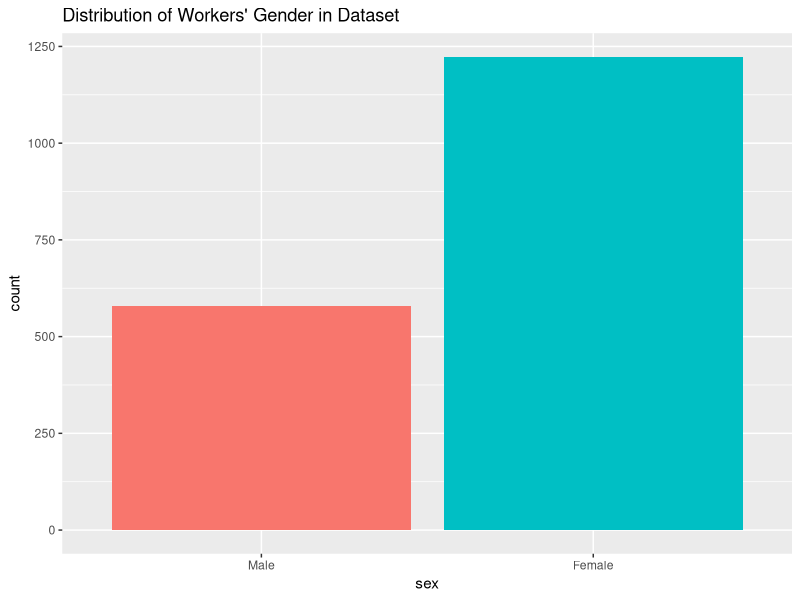
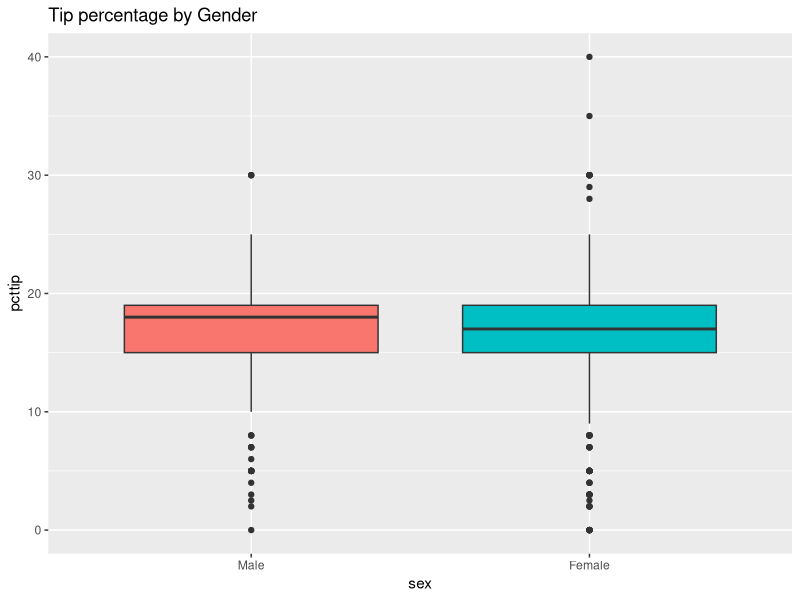
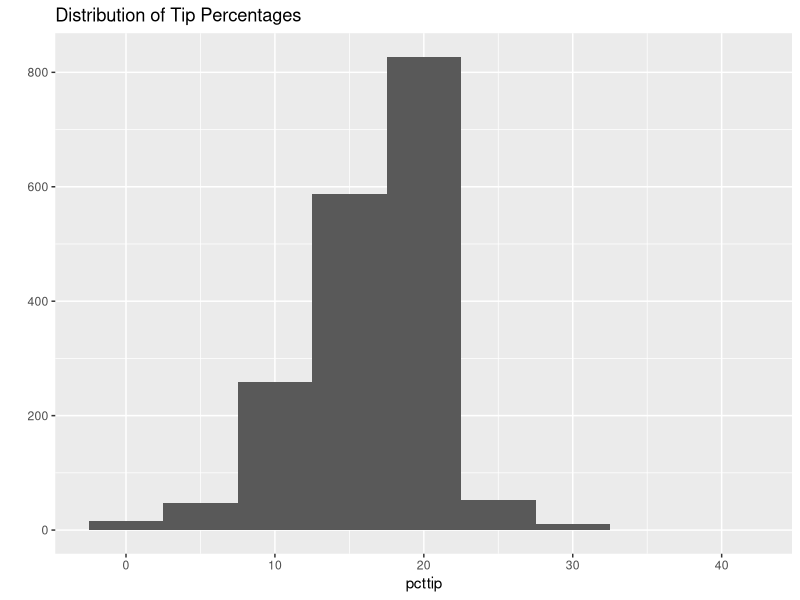
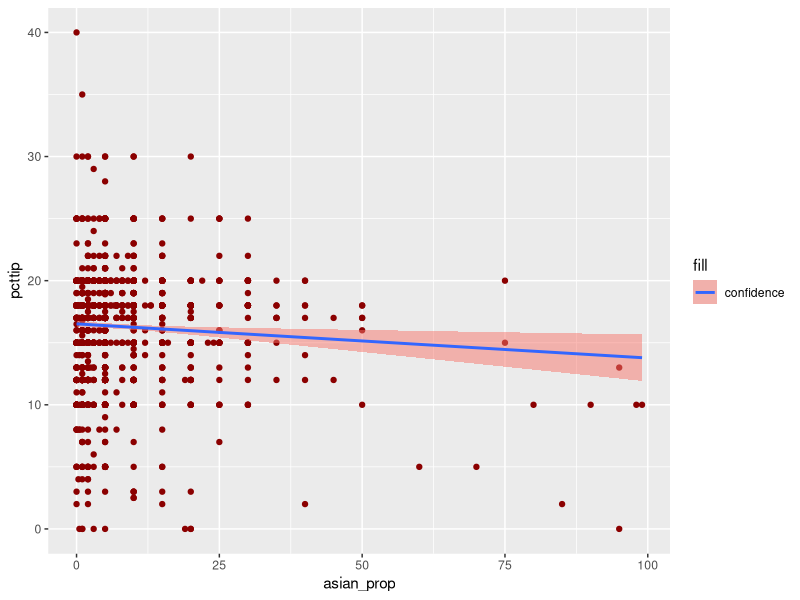
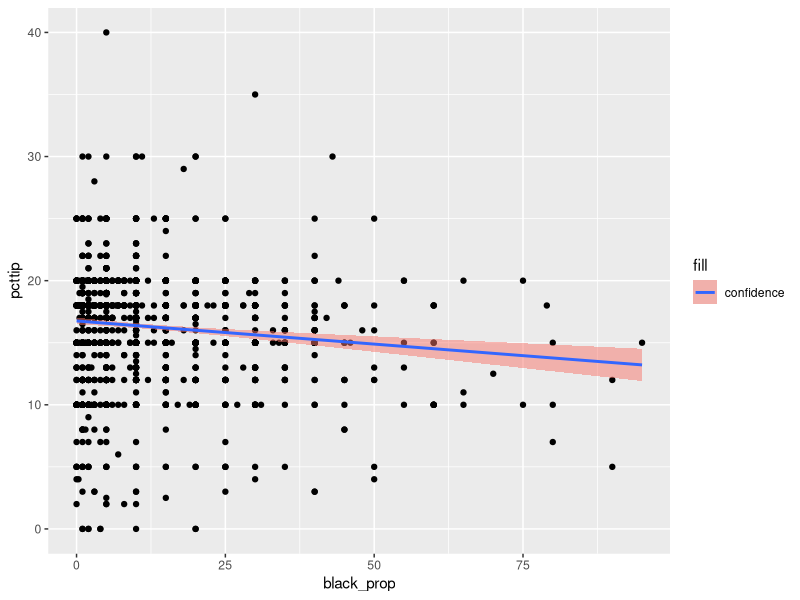
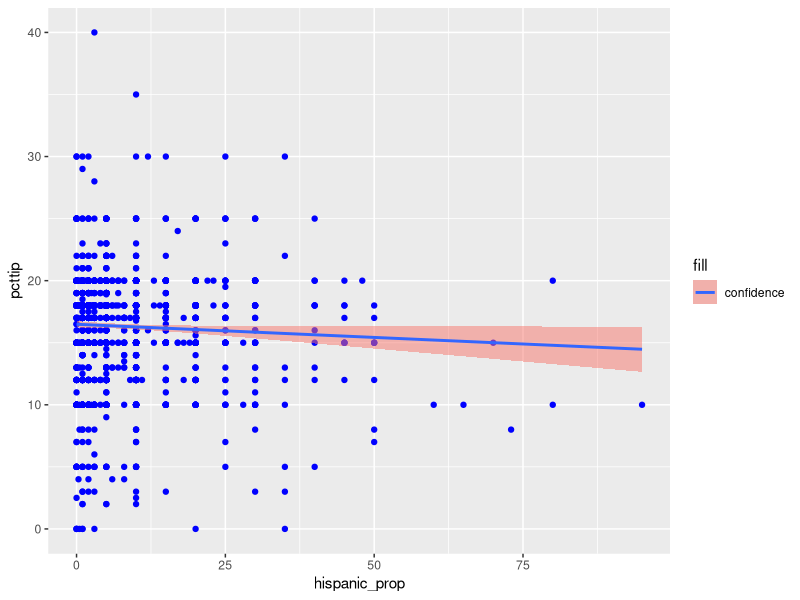
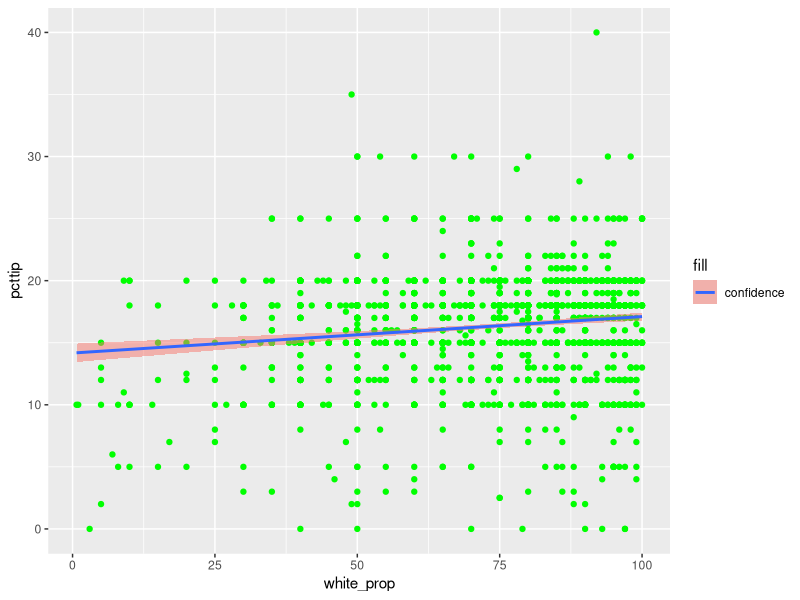
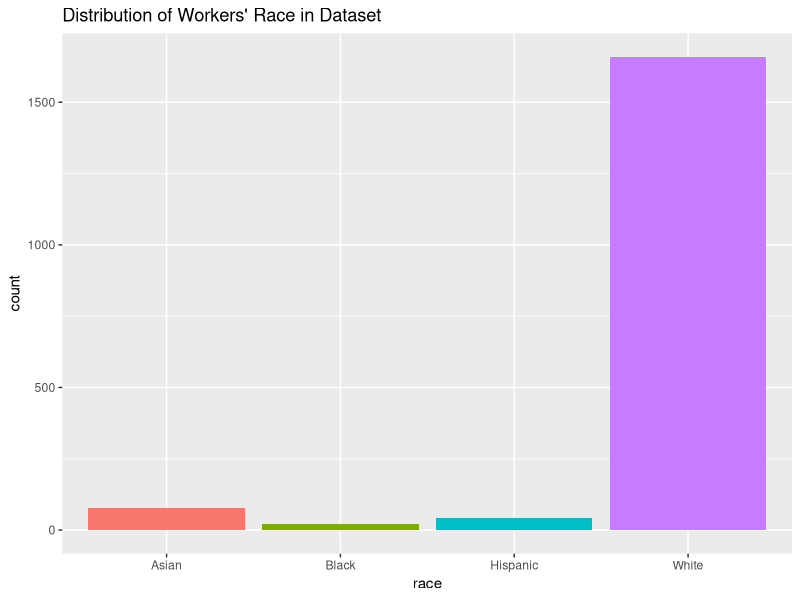

These charts were generated, in order, by the following R code: (Note: this script raises an error after producing the figures.)
# Prepared by: Kevin Nguyen
# For: Tamer Abdou
# Course: CKME 136
# Session: Spring 2016

# Load libraries
library(car) # Rename State names and plots
library(ggplot2) # Visualizations
library(reshape2) # Melt function to assist in visualizating a map of the USA
library(leaps) # Subsets regression
library(maps) # For USA map

##### Import data into R #####

#setwd("C:/Users/Kevin/Desktop/Dropbox/Dropbox/CKME136")
setwd("C:/Users/Kevin.Nguyen/Dropbox/CKME136")
raw_df <- read.csv(file="server-survey.csv", head=TRUE, na.strings=c(" ", "NA"))

# Subset variables to be used in analysis
myvars <- c("State", "asian_prop", "black_prop", "hispanic_prop", "white_prop", "ppbill", 
            "pcttip", "flair", "intro", "selling", "repeat.", "customer_name", "smile",
            "thanks", "Extraverted_enthusiastic", "Critical_quarrelsome", 
            "Dependable_selfdisciplined","Anxious_easily_upset", "Reserved_quiet", 
            "Sympathetic_warm", "Disorganized_careless","Conventional_uncreative", 
            "birth_yr", "sex", "race")
df <- raw_df[myvars]

##### Clean variables #####

# Clean variable: State
# Set variable "State" to all lowercase letters to make cleaning easier to deal with
df$State <- tolower(df$State)

# Rename state names in the USA using the following reference: http://www.stateabbreviations.us/
df$State <- recode(df$State, '"alabama"="al"; "alaska"="ak"; "arizona"="az"; "arkansas"="ar"; 
                   "california"="ca"; "colorado"="co"; "connecticut"="ct"; "delware"="de";
                   "florida"="fl"; "georgia"="ga"; "hawaii"="hi"; "idaho"="id";"illinois"="il"; 
                   "indiana"="in"; "iowa"="ia"; "kansas"="ks"; "kentucky"="ky"; "louisiana"="la";
                   "maine"="me"; "maryland"="md"; "massachusetts"="ma"; "michigan"="mi"; 
                   "minnesota"="mn"; "mississippi"="mn"; "missouri"="mo"; 
                   "montana"="mt"; "nebraska"="ne"; "nevada"="nv"; "new hampshire"="nh"; 
                   "new jersey"="nj"; "new mexico"="nm"; "new york"="ny"; "north carolina"="nc"; 
                   "north dakota"="nd"; "ohio"="oh"; "oklahoma"="ok"; "oregon"="or"; 
                   "pennsylvania"="pa"; "rhode island"="ri"; "south carolina"="sc"; 
                   "south dakota"="sc"; "tennessee"="tn"; "texas"="tx"; "utah"="ut"; 
                  "vermont"="vt"; "virginia"="va"; "washington"="wa";
                   "west virginia"="wv"; "wisconsin"="wi"; "wyoming"="wy"')

# Rename State (Province) names in Canada
df$State <- recode(df$State, '"alberta"="ab"; "british columbia"="bc"; "manitoba"="mb"; 
                   "new brunswick"="nb"; "newfoundland"="nl"; "northwest territories"="nt"; 
                   "nova scotia"="ns"; "nunavut"="nu"; "ontario"="on";
                   "prince edward island"="pe"; "quebec"="qc"; "saskatchewan"="sk"; "yukon"="yt"')

# Change all provinces and observations that have the text "canada" in them to simply "canada" 
for (province in c("ab", "bc", "mb", "nb", "nl", "nt", "ns", "nu", "on", "pe", "qc", 
                   "sk", "yt", "canada")) {
  df$State[grepl(province, df$State)] <- "canada"
}

# Clean variable: Proportion
df$total_prop <- df$asian_prop + df$black_prop + df$hispanic_prop + df$white_prop

# If total proportion is equal to or less than 1, multiply by 100 
# Why? The user inputted in percentages rather than whole numbers
dfprop <- df[2:5]
for (col in names(dfprop)) {
  df[[col]] <- ifelse(df$total_prop <= 1, df[[col]]*100, df[[col]])
}

# If total proportion is equal to or over 150, remove observation from analysis
for (col in names(dfprop)) {
  df[[col]] <- ifelse(df$total_prop >= 150, NA, df[[col]])
}

# Remove total_prop column as it is no longer needed
df$total_prop <- NULL 

# Clean variable: ppbill
# Remove observations where the bill is equal to or under 5 dollars 
# as well as equal to or over 200 dollars
df$ppbill <- ifelse(df$ppbill <= 5 | df$ppbill >= 200, NA, df$ppbill)

# If tip percentage is under 1, multiply by 100 to properly fix percentage
df$pcttip <- ifelse(df$pcttip <= 1, df$pcttip*100, df$pcttip)

# Remove observations where the tip percentage is over 50 percent
df$pcttip <- ifelse(df$pcttip >= 50, NA, df$pcttip)

# Clean variable: Birth Year
# Remove observations where the birth year is between 100 to 1900 OR over 2000
df$birth_yr <- ifelse(df$birth_yr >= 100 & df$birth_yr <= 1900 | df$birth_yr >= 2000, NA, df$birth_yr)

# If birth year is under 100, then add 1900 as the user was inputting the last two digits 
# of their birth year only (e.g. 48 -> 1948)
df$birth_yr <- ifelse(df$birth_yr < 100, df$birth_yr + 1900, df$birth_yr)

# Clean variable: Customer Interaction Ratings
# Use ordered instead of factor for easier visualization
# By using ordered, R can properly order the x-axis of plots automatically
dfrating <- df[8:14]
for (col in names(dfrating)) {
  df[[col]] <- ordered(df[[col]], levels=c(1,2,3,4), labels=c("Never", "Sometimes", "Often", "Always"))
}

# Clean variable: Waiter traits
# Use ordered instead of factor here as well
dftrait <- df[15:22]
for (col in names(dftrait)) {
  df[[col]] <- ordered(df[[col]], levels=c(1,2,3,4,5,6,7))
}

# Clean variable: Sex
df$sex <- factor(df$sex, levels=c(0,1), labels=c("Male", "Female"))

# Clean variable: Race
df$race <- factor(df$race, levels=c(1,2,3,4,5), labels=c("Asian", "Black", "Hispanic", 
                                                         "White", "Other"))

# Keep only the rows that do not have any missing data
df <- df[complete.cases(df),]

# Export data to csv
write.csv(df, "cleaned_data.csv")

##### Visualizations #####

# Use the dataframe, df, that was created earlier for this section

# Plot distribution of sex of waiters/ waitresses
gender <- ggplot(df, aes(x=sex, fill=sex)) + geom_bar()
gender + guides(fill=FALSE) + ggtitle("Distribution of Workers' Gender in Dataset")

# Plot boxplot to show distribution of tips for each gender
gendertip <- ggplot(df, aes(sex, pcttip, fill=sex))
gendertip + geom_boxplot() + guides(fill=FALSE) + ggtitle("Tip percentage by Gender")

# Test if there is a significant difference between tips for genders
t.test(df$pcttip~df$sex, conf.level = 0.95)

# Distribution of Tip Percentages
qplot(pcttip, data=df, geom="histogram", binwidth=5) + ggtitle("Distribution of Tip Percentages")

# Plot scatterplots of proportion of race (customers) by tip %
# Asian customers
ggplot(df, aes(x=asian_prop, y=pcttip)) +
  geom_point(colour="dark red") +
  geom_smooth(method = "lm", aes(fill = "confidence"), alpha = 0.5)

# Black customers
ggplot(df, aes(x=black_prop, y=pcttip)) +
  geom_point(colour="black") +
  geom_smooth(method = "lm", aes(fill = "confidence"), alpha = 0.5)

# Hispanic customers
ggplot(df, aes(x=hispanic_prop, y=pcttip)) +
  geom_point(colour="blue") +
  geom_smooth(method = "lm", aes(fill = "confidence"), alpha = 0.5)

# White customers
ggplot(df, aes(x=white_prop, y=pcttip)) +
  geom_point(colour="green") +
  geom_smooth(method = "lm", aes(fill = "confidence"), alpha = 0.5)

# Plot distribution of ethnical backgrounds of waiters/ waitresses
background <- ggplot(df, aes(x=race, fill=race)) + geom_bar()
background + guides(fill=FALSE) + ggtitle("Distribution of Workers' Race in Dataset")

# Plot average tip percentage received by worker by worker race
p <- ggplot(df, aes(x=factor(race), y=pcttip, fill=race)) + stat_summary(fun.y="mean", geom="bar")
p + xlab("Race of Worker") + ylab("Tip Percentage") + 
  ggtitle("Tip percentage by Race of Worker") + coord_flip()

### Relationship: Customer Background VS. Server Background ###

# Asian Servers
cols <- c("pcttip", "asian_prop", "black_prop", "hispanic_prop", "white_prop")
dfasian <- subset(df, df$race == "Asian")
dfasian <- dfasian[cols]
dfasian2 = melt(dfasian, id.vars="pcttip")

ggplot(dfasian2) + geom_jitter(aes(value, pcttip, colour=variable)) + 
  geom_smooth(aes(value,pcttip, colour=variable), method=lm, se=FALSE) +
  facet_wrap(~variable, scales="free_x") +
  labs(x = "Proportion of Customers by Race", y = "Tip %", 
       title = "Tip % for Asian Workers by Customer Race")

# Black Servers
dfblack <- subset(df, df$race == "Black")
dfblack <- dfblack[cols]
dfblack2 <- melt(dfblack, id.vars="pcttip")

ggplot(dfblack2) + geom_jitter(aes(value, pcttip, colour=variable)) + 
  geom_smooth(aes(value,pcttip, colour=variable), method=lm, se=FALSE) +
  facet_wrap(~variable, scales="free_x") +
  labs(x = "Proportion of Customers by Race", y = "Tip %", 
       title = "Tip % for Black Workers by Customer Race")

# Hispanic Servers
dfhisp <- subset(df, df$race == "Hispanic")
dfhisp <- dfhisp[cols]
dfhisp2 <- melt(dfhisp, id.vars="pcttip")

ggplot(dfhisp2) + geom_jitter(aes(value, pcttip, colour=variable)) + 
  geom_smooth(aes(value,pcttip, colour=variable), method=lm, se=FALSE) +
  facet_wrap(~variable, scales="free_x") +
  labs(x = "Proportion of Customers by Race", y = "Tip %", 
       title = "Tip % for Hispanic Workers by Customer Race")

# White Servers
dfwhite <- subset(df, df$race == "White")
dfwhite <- dfwhite[cols]
dfwhite2 <- melt(dfwhite, id.vars="pcttip")

ggplot(dfwhite2) + geom_jitter(aes(value, pcttip, colour=variable)) + 
  geom_smooth(aes(value,pcttip, colour=variable), method=lm, se=FALSE) +
  facet_wrap(~variable, scales="free_x") +
  labs(x = "Proportion of Customers by Race", y = "Tip %", 
       title = "Tip % for White Workers by Customer Race")

# Tipping habits by location
# Create vector for US state names
states <- c("al"="al","ak"="ak","az"="az","ar"="ar","ca"="ca","co"="co",
            "ct"="ct","de"="de","dc"="dc","fl"="fl","ga"="ga","hi"="hi","id"="id","il"="il","in"="in",
            "ia"="ia","ks"="ks","ky"="ky","la"="la","me"="me","md"="md","ma"="ma","mi"="mi","mn"="mn",
            "ms"="ms","mo"="mo","mt"="mt","ne"="ne","nv"="nv","nh"="nh","nj"="nj","nm"="nm","ny"="ny",
            "nc"="nc","nd"="nd","oh"="oh","ok"="ok","or"="or","pw"="pw","pa"="pa","ri"="ri","sc"="sc",
            "sd"="sd","tn"="tn","tx"="tx","ut"="ut","vt"="vt","va"="va","wa"="wa","wv"="wv","wi"="wi",
            "wy"="wy")

# Subset data for US workers only into a different data frame
tableUS <- subset(df, State %in% names(states), select=State:race)
tableCAD <- subset(df, State %in% "canada", select=State:race)
tableOTHER <- df[-which(df$State %in% names(states) | df$State %in% "canada"),]

# See how much observations there are for US workers, Canadian workers, and others
length(tableUS$State)
length(tableCAD$State)
length(tableOTHER$State)

# Calculate average mean tip percentage
meanUS <- mean(tableUS$pcttip, na.rm=TRUE)
meanCAD <- mean(tableCAD$pcttip, na.rm=TRUE)
meanOTHER <- mean(tableOTHER$pcttip, na.rm=TRUE)
meanWorld <- mean(df$pcttip, na.rm=TRUE)

means <- c(meanUS, meanCAD, meanOTHER, meanWorld)
names <- c("Mean USA", "Mean Canada", "Mean Other", "Mean Worldwide")
names <- factor(names, level=c("Mean USA", "Mean Canada", "Mean Other", "Mean Worldwide"))

world_means <- data.frame(names, means)

ggplot(data = world_means, aes(x=names, y=means)) + geom_bar(stat="identity") + 
  xlab("") + ylab("Average Tip %")

# Calculate mean tipping percentage by state
tip <- aggregate(pcttip~State, tableUS, mean)
tip$region <- tip$State # ensure column names match to merge later on

# Utilize the maps library to plot a map of the US
states_name <- map_data("state")

# Recode the state names received from the maps library in order to merge
states_name$region <- recode(states_name$region, 
  '"alabama"="al"; "alaska"="ak"; "arizona"="az"; "arkansas"="ar"; "california"="ca"; "colorado"="co";
  "connecticut"="ct"; "delware"="de"; "florida"="fl"; "georgia"="ga"; "hawaii"="hi"; "idaho"="id";
  "illinois"="il"; "indiana"="in"; "iowa"="ia"; "kansas"="ks"; "kentucky"="ky"; "louisiana"="la";
  "maine"="me"; "maryland"="md"; "massachusetts"="ma"; "michigan"="mi"; "minnesota"="mn"; 
  "mississippi"="mn"; "missouri"="mo"; "montana"="mt"; "nebraska"="ne"; "nevada"="nv"; 
  "new hampshire"="nh"; "new jersey"="nj"; "new mexico"="nm"; "new york"="ny"; "north carolina"="nc"; 
  "north dakota"="nd"; "ohio"="oh"; "oklahoma"="ok"; "oregon"="or"; "pennsylvania"="pa"; 
  "rhode island"="ri"; "south carolina"="sc"; "south dakota"="sc"; "tennessee"="tn"; "texas"="tx"; 
  "utah"="ut"; "vermont"="vt"; "virginia"="va"; "washington"="wa"; "west virginia"="wv"; 
  "wisconsin"="wi"; "wyoming"="wy"')

# Merge tables together
choro <- merge(states_name, tip, sort = FALSE, by = "region")
choro <- choro[order(choro$order), ]

# Plot average tip percentage by US state
map <- ggplot(choro, aes(long, lat)) + geom_polygon(aes(group = group, fill = pcttip))
map + scale_fill_gradient(low="red", high="green") + ggtitle("Average Tip Percentage by US State") +
  guides(fill=guide_legend(title="Tip %"))

# View top 3 states
tip2 <- tip[with(tip, order(-pcttip)),] # sort descending by tip %
head(tip2, 3)

# View bottom 3 states
tail(tip2, 3)

# Distribution of Bill Sizes
qplot(ppbill, data=df, geom="histogram", binwidth=5) + ggtitle("Distribution of Bill Sizes")

# Plot bill size against tip percentage
ggplot(df, aes(x=ppbill, y=pcttip)) + geom_point(shape=1) + geom_smooth(method=lm) +
  xlab("Bill per Person ($)") + ylab("Tip %") + ggtitle("Tip Percentage by Bill Size per Person")

# Customer Interactions
# See http://www.r-bloggers.com/grouped-means-again/
a <- aggregate(df$pcttip, by=list(Rating=df$flair), mean)
a1 <- aggregate(df$pcttip, by=list(Rating=df$intro), mean)
a2 <- aggregate(df$pcttip, by=list(Rating=df$selling), mean)
a3 <- aggregate(df$pcttip, by=list(Rating=df$repeat.), mean)
a4 <- aggregate(df$pcttip, by=list(Rating=df$customer_name), mean)
a5 <- aggregate(df$pcttip, by=list(Rating=df$smile), mean)
a6 <- aggregate(df$pcttip, by=list(Rating=df$thanks), mean)

ggplot(data=a, aes(x=Rating, y=x, group=1, size=0.1)) + geom_line(aes(colour="Flair"))  +
  geom_line(aes(y=a1$x, colour="Intro")) +
  geom_line(aes(y=a2$x, colour="Selling")) +
  geom_line(aes(y=a3$x, colour="Repeat")) +
  geom_line(aes(y=a4$x, colour="Customer Name")) +
  geom_line(aes(y=a5$x, colour="Smile")) +
  geom_line(aes(y=a6$x, colour="Thanks")) +
  ylab("Average Tipping %") + ggtitle("Average Tipping % by Customer/ Worker Interaction")

# Server Traits
b <- aggregate(df$pcttip, by=list(Rating=df$Extraverted_enthusiastic), mean)
b1 <- aggregate(df$pcttip, by=list(Rating=df$Critical_quarrelsome), mean)
b2 <- aggregate(df$pcttip, by=list(Rating=df$Dependable_selfdisciplined), mean)
b3 <- aggregate(df$pcttip, by=list(Rating=df$Anxious_easily_upset), mean)
b4 <- aggregate(df$pcttip, by=list(Rating=df$Reserved_quiet), mean)
b5 <- aggregate(df$pcttip, by=list(Rating=df$Sympathetic_warm), mean)
b6 <- aggregate(df$pcttip, by=list(Rating=df$Disorganized_careless), mean)
b7 <- aggregate(df$pcttip, by=list(Rating=df$Conventional_uncreative), mean)

ggplot(data=b, aes(x=Rating, y=x, group=1, size=0.1)) + 
  geom_line(aes(colour="Extraverted Enthusiastic")) +
  geom_line(aes(y=b1$x, colour="Critical Quarrelsome")) +
  geom_line(aes(y=b2$x, colour="Dependable Selfdisciplined")) +
  geom_line(aes(y=b3$x, colour="Anxious Easily Upset")) +
  geom_line(aes(y=b4$x, colour="Reserved Quiet")) +
  geom_line(aes(y=b5$x, colour="Sympathetic Warm")) +
  geom_line(aes(y=b6$x, colour="Disorganized Careless")) +
  geom_line(aes(y=b7$x, colour="Conventional Uncreative")) +
  ylab("Average Tipping %") + ggtitle("Average Tipping % by Worker Traits")

# Distribution of Server Age
qplot(birth_yr, data=df, geom="histogram", binwidth=1) + ggtitle("Distribution of Server Age")

# Server Age
ggplot(df, aes(x=birth_yr, y=pcttip)) + geom_point(shape=3) + geom_smooth(method=lm) +
  xlab("Birth Year of Worker") + ylab("Tip %") + ggtitle("Tip Percentage by Birth Year of Worker")

# Server Age vs Server Gender
ggplot(df, aes(x=birth_yr, y=pcttip, colour = sex)) + geom_point() + 
  geom_smooth(method="lm", se=FALSE) +
  xlab("Birth Year") + ylab("Tip %") + ggtitle("Tip % by Worker Gender and Age")

# Customer Interaction vs. Gender
# Flair
ggplot(data=df, aes(x=flair, y=pcttip, group=sex, colour=sex)) + 
  stat_summary(fun.y="mean", geom="line") + 
  xlab("") + ylab("Tip %") + ggtitle("Tip % by Gender and Customer Interaction: Worker Flair")

# Intro
ggplot(data=df, aes(x=intro, y=pcttip, group=sex, colour=sex)) + 
  stat_summary(fun.y="mean", geom="line") + 
  xlab("") + ylab("Tip %") + ggtitle("Tip % by Gender and Customer Interaction: Introductions")

# Upselling
ggplot(data=df, aes(x=selling, y=pcttip, group=sex, colour=sex)) + 
  stat_summary(fun.y="mean", geom="line") + 
  xlab("") + ylab("Tip %") + ggtitle("Tip % by Gender and Customer Interaction: Upselling")

# See relationship between upselling and per person bill
ggplot(data=df, aes(x=selling, y=ppbill, fill=selling)) + geom_boxplot() + guides(fill=FALSE) +
  xlab("") + ylab("Per person bill") + ggtitle("Total Bill Size by Customer Interaction: Upselling")

# Repeat order  
ggplot(data=df, aes(x=repeat., y=pcttip, group=sex, colour=sex)) + 
  stat_summary(fun.y="mean", geom="line") +
  xlab("") + ylab("Tip %") + ggtitle("Tip % by Gender and Customer Interaction: Repeating Orders")

# Customer Name
ggplot(data=df, aes(x=customer_name, y=pcttip, group=sex, colour=sex)) + 
  stat_summary(fun.y="mean", geom="line") + 
  xlab("") + ylab("Tip %") + ggtitle("Tip % by Gender and Customer Interaction: Customer Name")

# Smile
ggplot(data=df, aes(x=smile, y=pcttip, group=sex, colour=sex)) + 
  stat_summary(fun.y="mean", geom="line") + 
  xlab("") + ylab("Tip %") + ggtitle("Tip % by Gender and Customer Interaction: Smiling")

# Thanking
ggplot(data=df, aes(x=thanks, y=pcttip, group=sex, colour=sex)) + 
  stat_summary(fun.y="mean", geom="line") + 
  xlab("") + ylab("Tip %") + ggtitle("Tip % by Gender and Customer Interaction: Thanking")

### Note: The survey fillers may have mistakenly 
### understood 1 as always and 4 as never (as vice versa)
### This may explain the unrational results given

##### Regression Model Analysis / Setting Up #####

# Remove work environment to start fresh
rm(list = ls())

setwd("C:/Users/Kevin.Nguyen/Dropbox/CKME136")
#setwd("C:/Users/Kevin/Desktop/Dropbox/Dropbox/CKME136")
df <- read.csv(file="clean_string_data.csv", head=TRUE)

# Categorize the State variable
states <- c("al","ak","az","ar","ca","co",
            "ct","de","dc","fl","ga","hi","id","il","in",
            "ia","ks","ky","la","me","md","ma","mi","mn",
            "ms","mo","mt","ne","nv","nh","nj","nm","ny",
            "nc","nd","oh","ok","or","pw","pa","ri","sc",
            "sd","tn","tx","ut","vt","va","wa","wv","wi",
            "wy")

# Change some fields for Tableau purposes
# This section is entirely for Tableau only, the file I used for Tableau
# is exported below as "Tableau_data.csv"
df_tab <- df

df_tab$State_iden <- ifelse(df_tab$State %in% states, 1,
                        ifelse(df_tab$State %in% "canada", 2, 3))

df_tab$State_iden2 <- ifelse(df_tab$State_iden == 1, "USA",
                         ifelse(df_tab$State_iden == 2, "Canada", "Other"))

df_tabrating <- df_tab[9:15]
for (col in names(df_tabrating)) {
  df_tab[[col]] <- ifelse(df_tab[[col]] == "Never", 1,
                      ifelse(df_tab[[col]] == "Sometimes", 2,
                             ifelse(df_tab[[col]] == "Often", 3, 4)))
}  

df_tab$selling_name <- ifelse(df_tab$selling == 1, "Never",
                              ifelse(df_tab$selling == 2, "Sometimes",
                                     ifelse(df_tab$selling == 3, "Often", "Always")))

write.csv(df_tab, "Tableau_data.csv")
  
# USA = 1, Canada = 2, Other = 3
df$State <- ifelse(df$State %in% states, 1,
                   ifelse(df$State %in% "canada", 2, 3))

df$State <- factor(df$State, levels=c(1,2,3))

# Change data type from order back to default as the ratings are not categorical
dfrating <- df[9:15]
for (col in names(dfrating)) {
  df[[col]] <- ifelse(df[[col]] == "Never", 1,
                      ifelse(df[[col]] == "Sometimes", 2,
                             ifelse(df[[col]] == "Often", 3, 4)))
}

# Sex
df$sex <- factor(df$sex, levels=c("Male", "Female"), labels=c(0,1))

# Race of Worker
df$race <- factor(df$race, levels=c("Asian", "Black", "Hispanic", "White"), labels=c(1,2,3,4))

# Create formula
formula_text <- paste(names(df)[8], "~",
                      paste(names(df[c(2:7,9:26)]), collapse="+"))
formula <- as.formula(formula_text)
formula

##### Model Building #####

# Build first multiple linear regression model
set.seed(12) # for reproducibility
fit <- lm(formula, data=df)
summary(fit)

# Check multicollinearity
vif(fit)

# Outliers
outlierTest(fit)

# Influential Observations
# Cook's D plot
cutoff <- 4/((nrow(df)-length(fit$coefficients)-2))
plot(fit, which=4, cook.levels=cutoff)

# Influence plot
influencePlot(fit, id.method="noteworthy", main="Influence Plot", 
              sub="Circle Size is proportional to Cook's Distance")

# Lets check the influential observations and decide to remove them or not
# The following are mentioned: 53, 72, 214, 321, 545, 589, 1472

df[53,] # large bill with very large tip
df[72,] # above average tip
df[214,] # proportions don't add up properly, large tip - [DELETE THIS]
df[321,] # large Asian proportion, large bill with NO tip, worker has asian background
df[545,] # proportions don't add up properly, extremely large bill with no tip - [DELETE THIS]
df[589,] # proportions don't make sense - [DELETE THIS]
df[1472,] # No tip and very old worker age

# Delete observations: 214, 545, 589
df <- df[-c(214,545,589),]

# Our VIF check resulted in the 4 proportions having multicollinearity issues
# Lets remove these 4 variables from our analysis
props <- c("asian_prop", "black_prop", "hispanic_prop", "white_prop")
for (col in props) {
  df[[col]] <- NULL
}

# Rerun tests
set.seed(12)
formula_text <- paste(names(df)[4], "~",
                      paste(names(df[c(2:3,5:22)]), collapse="+"))
formula <- as.formula(formula_text)
formula

fit <- lm(formula, data=df)
summary(fit)

# There is no real difference between R^2 values!
par(mfrow=c(2,2)) # change panel layout to 2x2
plot(fit)
par(mfrow=c(1,1)) # change layout back to 1x1

# Evaluate homoscedasticity / Breusch-Pagan test
ncvTest(fit)

# Transformation on PCTTIP (dependent variable) - square root
df2 <- cbind(df, sqrt(df$pcttip))
df2[[4]] <- NULL

# Change column name back to "pcttip"
colnames(df2)[22] <- "pcttip"

formula_text2 <- paste(names(df2)[22], "~",
                      paste(names(df2[c(2:21)]), collapse="+"))
formula2 <- as.formula(formula_text2)
formula2

set.seed(12)
fit <- lm(formula2, data=df2)
summary(fit)

# By transforming the y-variable, the change in R^2 is once again very small

# Recall most of the data are part of the US AND nearly all white workers
# What if we remove these variables?
df3 <- df

df3$State <- NULL
df3$race <- NULL

formula_text3 <- paste(names(df3)[3], "~",
                      paste(names(df3[c(2,4:20)]), collapse="+"))
formula3 <- as.formula(formula_text3)
formula3

set.seed(12)
fit <- lm(formula3, data=df3)
summary(fit)

# The adjusted R^2 fell even further

# Subsets Regression
leaps <- regsubsets(formula, data=df, nbest=1)
plot(leaps, scale="r2")

# The best model is the one on the top column, with the highest R^2
# This includes:
# State, ppbill, flair, repeat, customer_name, dependable_ selfdisciplined, reserved_quiet

formula_textsub <- paste(names(df)[4], "~",
                        paste(names(df[c(2,3,5,8,9,14,16)]), collapse="+"))
formula4 <- as.formula(formula_textsub)
formula4
fit <- lm(formula4, data=df)
summary(fit)

# See IPython Notebook version of this code for more detailed conclusions
# Direct link: https://github.com/kn-kn/Exploring-Tipping-Patterns/blob/master/Tip-Project.ipynb
